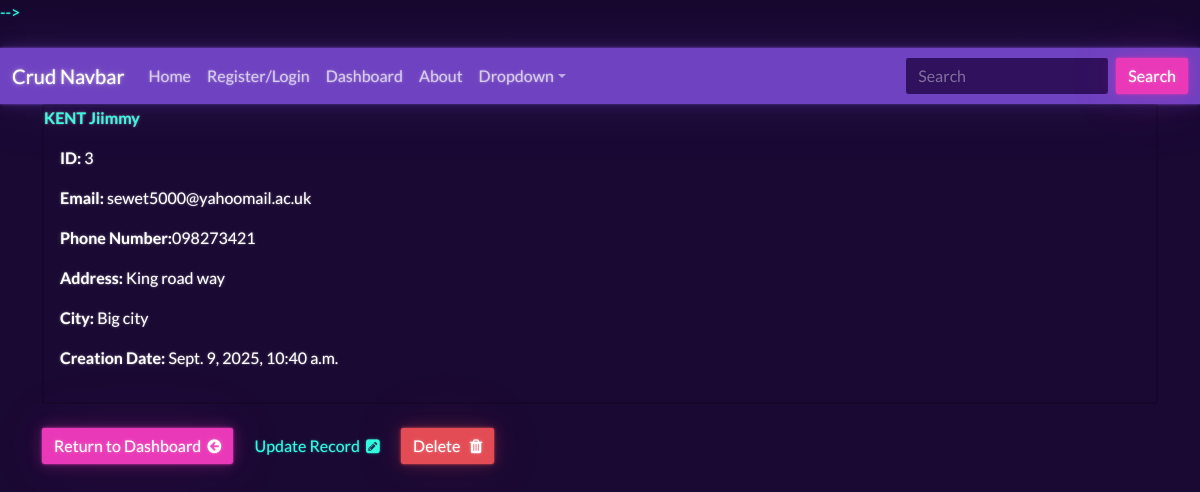
Page /view-record/3 (signed in) on the committed database.
### website/models.py (models this page shows, shortened)
class Record(models.Model):
    creation_data = models.DateTimeField(auto_now_add = True)
    first_name = models.CharField(max_length = 100, default="")
    last_name = models.CharField(max_length = 100)
    email = models.CharField(max_length = 255)
    phone = models.CharField(max_length = 20)
    address = models.CharField(max_length = 255)
    city = models.CharField(max_length = 255)
    creation_data = models.DateTimeField(auto_now_add=True)

### website/views.py (the view)
# urls.py: path('view-record/<int:pk>', views.view_record, name="view-record"),
@login_required(login_url="login")
def view_record(request, pk):
    record = get_object_or_404(Record, id=pk)
    return render(request, "pages/view_record.html", {"record":record})

### website/templates/pages/view_record.html (shortened to what this page needs)
{% extends 'pages/base.html'%}
{% load crispy_forms_tags %}
{% block content %}
    <div class = "card">
        <strong>
            {{record.last_name|upper}}
            {{record.first_name}}
        </strong>
        <div class="card-body">
            <p> <strong> ID: </strong>{{record.id}}</p>
            <p> <strong> Email: </strong>{{record.email}}</p>
            <p> <strong> Phone Number:</strong>{{record.phone}}</p>
            <p> <strong> Address: </strong>{{record.address}}</p>
            <p> <strong> City: </strong>{{record.city}}</p>
            <p> <strong> Creation Date: </strong>{{record.creation_data}}</p>
        </div>
    </div>
<br>
<a href="{% url 'dashboard' %}" class="btn btn-secondary"> Return to Dashboard &nbsp;<i class="fa fa-arrow-circle-left" aria-hidden="true"></i></a>
<a href="{% url 'update-record' record.id %}" class="btn btninfo"> Update Record  &nbsp;<i class="fa fa-pencil-square" aria-hidden="true"></i>  </a>
<a href="{% url 'delete-record' record.id %}" class="btn btn-danger">Delete  &nbsp; <i class="fa fa-trash" aria-hidden="true"></i> </a>
{% endblock %}

### static/css/style.css (style rules this page uses)
body { background-color:rgb(63, 197, 6); }

### rows in the picture
Record: last_name "KENT", first_name "Jiimmy", id "3", email "sewet5000@yahoomail.ac.uk", phone "098273421", address "King road way", city "Big city", creation_data "Sept. 9, 2025, 10:40 a.m."
